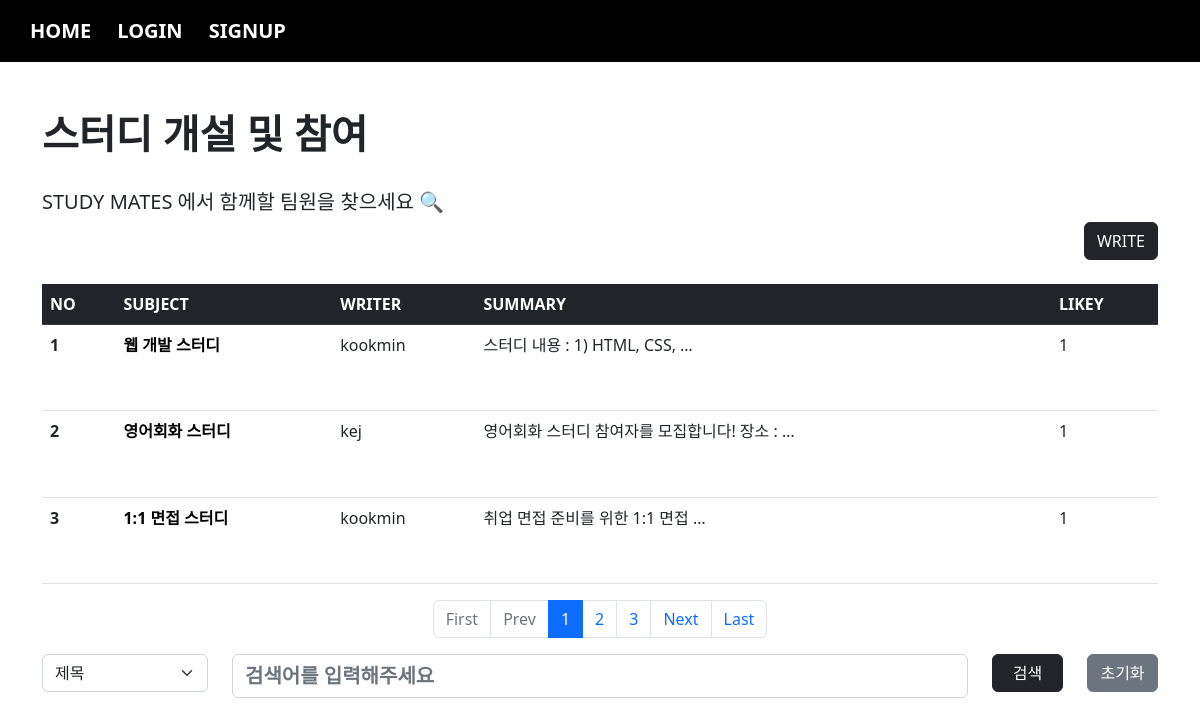
The app's page /join/index/ with its own data.
### join/models.py (models this page shows, shortened)
class Join(models.Model):
    jsubject = models.CharField(max_length=100)
    jwriter = models.ForeignKey(User, on_delete=models.CASCADE, related_name="jwriter", default='')
    jcontent = models.TextField()
    jpubdate = models.DateTimeField(default=timezone.now)
    jlikey = models.ManyToManyField(User, blank=True, related_name="jlikey")

### acc/models.py (models this page shows, shortened)
class User(AbstractUser):
    comment = models.TextField(blank=True)
    age = models.IntegerField(default=0)
    pic = models.ImageField(upload_to="user/%y")

### join/views.py (the view)
# urls.py: path('index/', views.index, name="index"),
def index(request):
    cate = request.GET.get("cate", "")
    kw = request.GET.get("kw", "")
    pg = request.GET.get("page", 1)
    if kw:
        if cate == "sub":
            j = Join.objects.filter(subject__startswith=kw)
        elif cate == "wri":
            try:
                from acc.models import User
                u = User.objects.get(username=kw)
                j = Join.objects.filter(jwriter=u)
            except:
                pass
        elif cate == "con":
            j = Join.objects.filter(content__contains=kw)
    else:
        j = Join.objects.all()
    pag = Paginator(j, 3)
    obj = pag.get_page(pg)
    context = {
        "jset" : obj,
        "cate" : cate,
        "kw" : kw,
    }
    return render(request, "join/index.html", context)

### templates/join/index.html (shortened to what this page needs)
{% extends 'base.html' %}
{% block con %}
    {% load mathfilters %}
    <h1><b>스터디 개설 및 참여</b></h1>
    <br>
    <h5>STUDY MATES 에서 함께할 팀원을 찾으세요 🔍</h5>
    <div class="text-end">
        <a class="btn btn-dark" href="{% url 'join:create' %}">WRITE</a>
    </div>
    <table class="table table-hover mt-4" height="300">
        <thead>
            <tr class="table-dark">
                <th scope="col">NO</th>
                <th scope="col">SUBJECT</th>
                <th scope="col">WRITER</th>
                <th scope="col">SUMMARY</th>
                <th scope="col">LIKEY</th>
            </tr>
        </thead>
        <tbody>
            {% for i in jset %}
                <tr>
                    <th scope="row">{{ jset.start_index|add:forloop.counter0 }}</th>
                    <td><a href="{% url 'join:detail' i.id %}" class="sub">{{ i.jsubject }}</a></td>
                    <td>{{ i.jwriter }}</td>
                    <td>{{ i.jcontent|truncatewords:6 }}</td>
                    <td>{{ i.jlikey.count }}</td>
                </tr>
            {% empty %}
                <tr class="text-center">
                    <th colspan="5"><h4>{% if kw %} 검색결과가 존재하지 않습니다 {% else %} 첫번째 게시글을 작성해주세요 {% endif %}</h4></th>
                </tr>
            {% endfor %}
        </tbody>
    </table>
    <nav aria-label="Page navigation example">
        <ul class="pagination justify-content-center">
            {% if jset.has_previous %}
            <li class="page-item"><a class="page-link" href="{% url 'join:index' %}?page=1&cate={{cate}}&kw={{kw}}">First</a></li>
            <li class="page-item"><a class="page-link" href="{% url 'join:index' %}?page={{ jset.previous_page_number }}&cate={{cate}}&kw={{kw}}">Prev</a></li>
            {% else %}
                <li class="page-item disabled"><a class="page-link">First</a></li>
                <li class="page-item disabled"><a class="page-link">Prev</a></li>
            {% endif %}
            {% for i in jset.paginator.page_range %}
                {% if i >= jset.number|sub:3 and jset.number|add:3 >= i %}
                    <li class="page-item {% if i == jset.number %} active {% endif %}"><a class="page-link" href="{% url 'join:index' %}?page={{i}}&cate={{cate}}&kw={{kw}}">{{i}}</a></li>
                {% endif %}
            {% endfor %}
            {% if jset.has_next %}
                <li class="page-item"><a class="page-link" href="{% url 'join:index' %}?page={{ jset.next_page_number }}&cate={{cate}}&kw={{kw}}">Next</a></li>
                <li class="page-item"><a class="page-link" href="{% url 'join:index' %}?page={{ jset.paginator.num_pages }}&cate={{cate}}&kw={{kw}}">Last</a></li>
            {% else %}
                <li class="page-item disabled"><a class="page-link">Next</a></li>
                <li class="page-item disabled"><a class="page-link">Last</a></li>
            {% endif %}
        </ul>
    </nav>
    <form>
        <div class="row">
            <div class="col-sm-2">
                <select class="form-select" name="cate">
                    <option value="sub" {% if cate == "sub" %} selected {% endif %}>제목</option>
                </select>
            </div>
            <div class="col-sm-8">
                <input type="text" name="kw" value="{{kw}}" class="form-control" placeholder="검색어를 입력해주세요">
            </div>
            <div class="col-sm-1">
                <button class="btn btn-dark" style="width: 100%;">검색</button>
            </div>
            <div class="col-sm-1">
                <a class="btn btn-secondary" href="{% url 'join:index' %}" style="width: 100%;">초기화</a>
            </div>
        </div>
    </form>
{% endblock %}

### templates/join/index.html (style rules this page uses)
.sub { text-decoration: none; color: black; font-weight: bold; }

### templates/base.html (style rules this page uses)
.form-control { font-weight: bold; font-size: 20px; }

### records on screen
Join: start_index|add "1", jsubject "웹 개발 스터디", jwriter "kookmin", jcontent "스터디 내용 : 1) HTML, CSS, …", jlikey.count "1"
Join: start_index|add "2", jsubject "영어회화 스터디", jwriter "kej", jcontent "영어회화 스터디 참여자를 모집합니다! 장소 : …", jlikey.count "1"
Join: start_index|add "3", jsubject "1:1 면접 스터디", jwriter "kookmin", jcontent "취업 면접 준비를 위한 1:1 면접 …", jlikey.count "1"

### other values on screen
{{ i }} "1" "2" "3"
